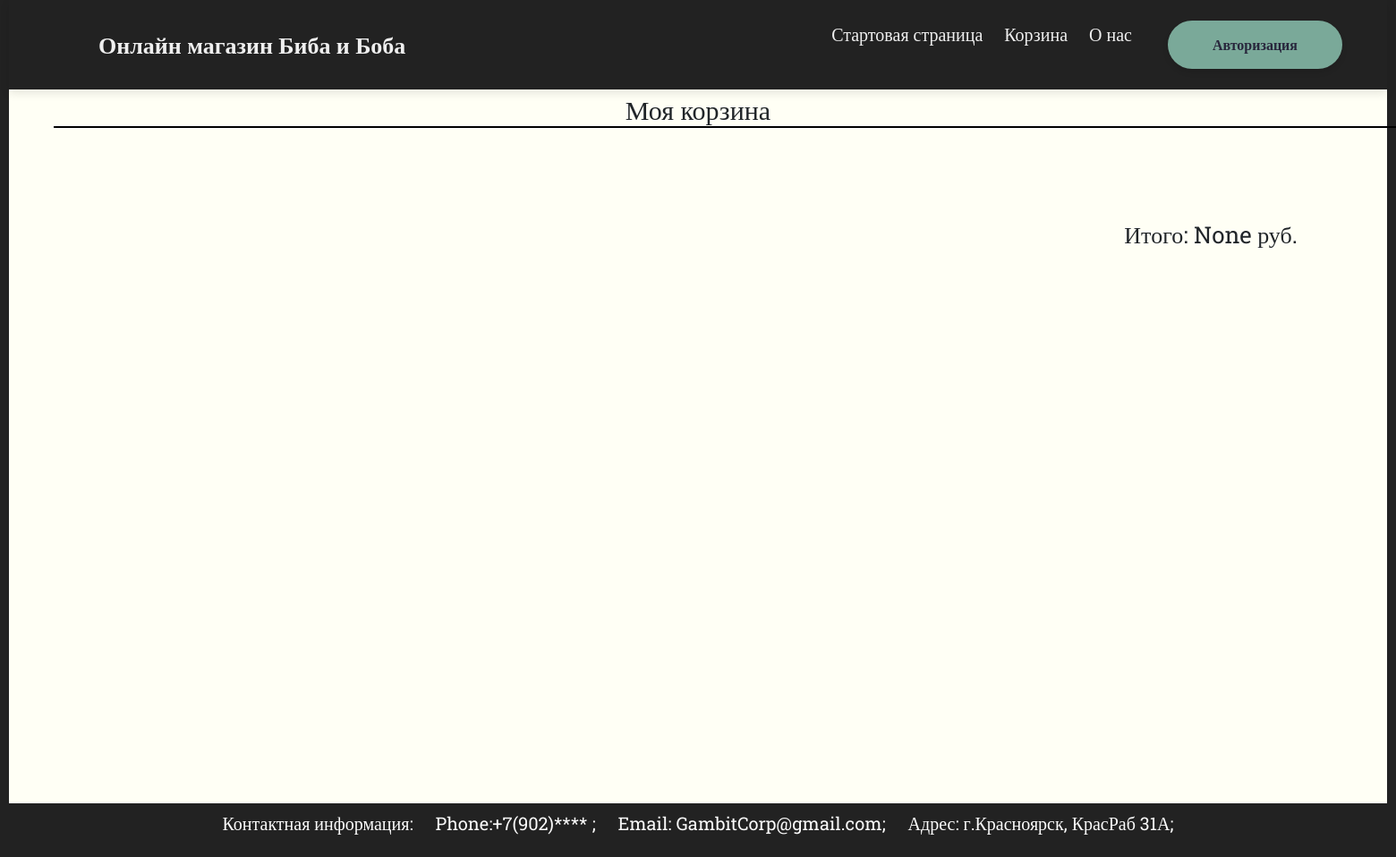
/Korz/, run on an earlier commit of the app's database.
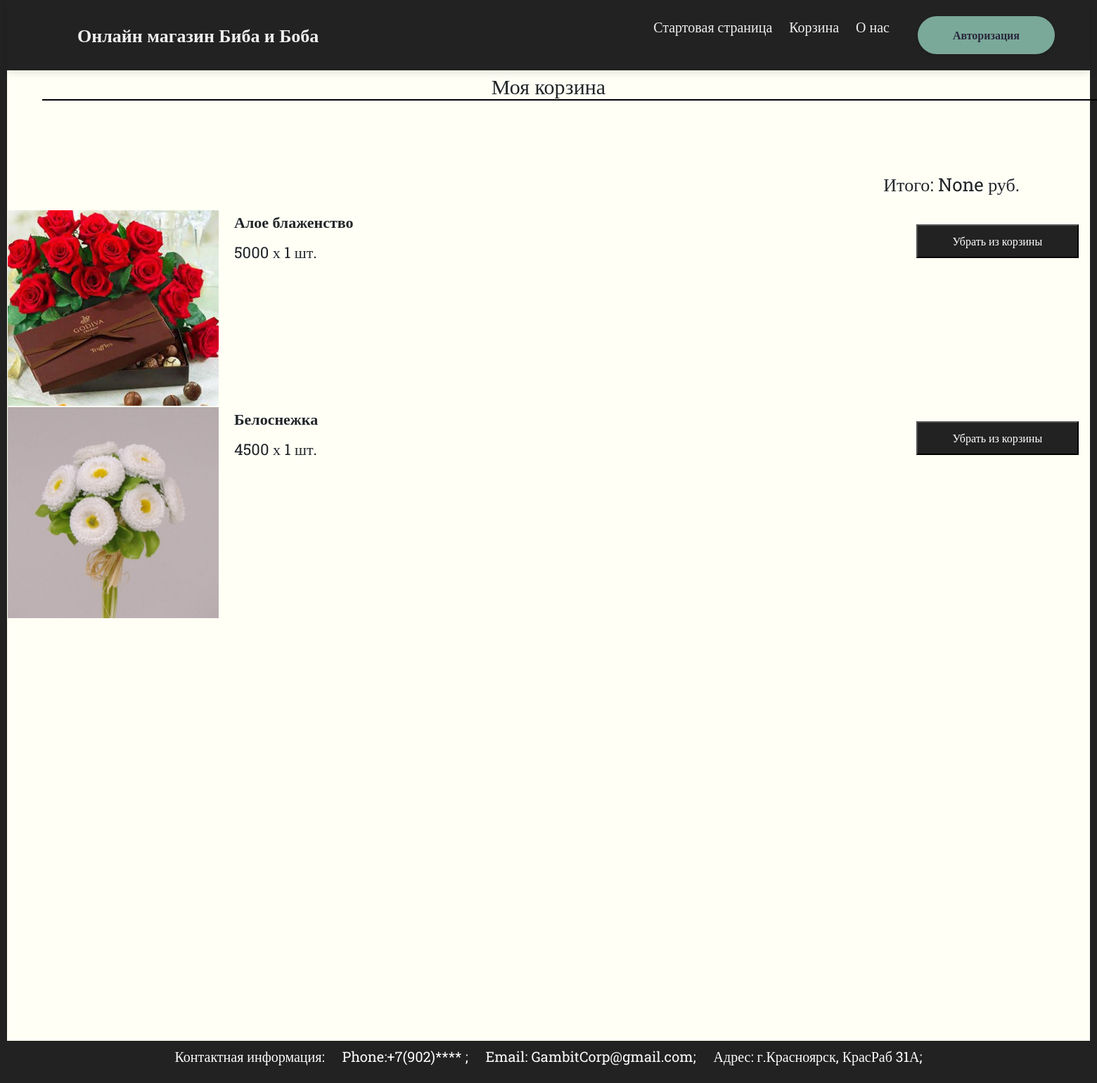
And on a later commit of the database.
### main/models.py (models this page shows, shortened)
class Order(models.Model):
    Order_User = models.ForeignKey(User, on_delete=models.CASCADE, blank=True, verbose_name="Заказчик",null=True)
    Order_Prod = models.ForeignKey('Product', on_delete=models.CASCADE, blank=True, verbose_name="Заказанный товар",null=True)
    Quantity = models.IntegerField('Количество', blank=True,null=True)
    Status = models.CharField('Статус', blank=True, max_length=50,null=True)
    class Meta:
        verbose_name = "Заказы"
        verbose_name_plural = "Заказы"
        ordering = ['Order_User']

class Product(models.Model):
    Tittle = models.CharField('Название товара', blank=True, max_length=100)
    Text = models.TextField('Текст товара', blank=True, max_length=1500)
    Photo = models.ImageField('Фотография товара', blank=True, upload_to="photo/%Y/%m/%d/")
    Price = models.IntegerField('Цена товара', blank=True,)
    Cat = models.ForeignKey('Category', on_delete=models.CASCADE, blank=True, verbose_name="Категория товара")
    SubCat = models.ForeignKey('SubCategory', on_delete=models.CASCADE, blank=True, verbose_name="Подкатегория товара")
    class Meta:
        verbose_name = "Товары"
        verbose_name_plural = "Товары"
        ordering = ['Tittle','SubCat','Price']

### main/views.py (the view)
# urls.py: path('Korz/', KorzView.as_view(), name='korz'),
class KorzView(ListView):
    model = Order
    template_name = 'main/Korz.html'
    def get(self, request):
        orders = Order.objects.all()
        products = Product.objects.all()
        totalprice = list(Order.objects.filter(Order_User=request.user.id).aggregate(Sum('Order_Prod__Price')).values())[0]
        context = {
            'ord': orders,
            'prod': products,
            'tp': totalprice,
        }
        return render(request, 'main/Korz.html', context)

### main/templates/main/Korz.html (shortened to what this page needs)
{% load static %}
<!DOCTYPE html>
<html lang="ru">
<head>
    <link rel="stylesheet" href="libs/bootstrap-reboot.min.css">
    <link rel="stylesheet" href="libs/bootstrap-grid.min.css">
    <link rel="stylesheet" href="{% static 'main/css/Korz.css' %}">
</head>
<body>
	<nav class="sh">
		 <div class="shapka">
                    <a href="{% url 'main' %}" class="brand">Онлайн магазин Биба и Боба</a>
                    <div class="wrap">
                        <ul class="menu">
                            <li><a href="{% url 'start' %}">Стартовая страница</a></li>
                            <li><a href="{% url 'korz' %}">Корзина</a></li>
                            <li><a href="{% url 'about' %}">О нас</a></li>
                        </ul>
                        {% if request.user.is_authenticated %}
                        <a href="{% url 'prof' %}" class="profile">Профиль</a>
                        {% else %}
                        <a href="{% url 'auth' %}" class="profile">Авторизация</a>
                            {% endif %}
                    </div>
                </div>
	</nav>
	<p style="font-size: 30px; border-bottom: 5px; text-align: center;">Моя корзина</p>
	<hr align="center" style="border: 1px solid black; width: 1700px; margin: -20px 0 15px 50px">
	<div>
		<p style="font-size: 26px; text-align: right; margin-right: 100px; margin-top: 100px;">
			Итого:
			{{tp}}
			руб.
		</p>
	</div>
	<table align="center">
		{% for c in ord %}
		<tr>
			<td>
				<img src='{{ c.Order_Prod.Photo.url }}' width="300px">
			</td>
			<td width="800px">
				<div style="font-weight: bold; text-indent: 20px;">
					{{ c.Order_Prod.Tittle }}
				</div>
				<div style="text-indent: 20px; padding-top: 10px; padding-bottom: 10px;">
					{{ c.Order_Prod.Price }}
					х
					{{ c.Quantity }}
					шт.
				</div>
			</td>
			<td width="500px">
				<form id = "form-group" method="post" enctype="multipart/form-data">
					<input class="button-reg" type="submit" value="Убрать из корзины">
				</form>
			</td>
		</tr>
		{% endfor %}
	</table>
	<div class="podval" style="margin-top: 600px;">
        <p> Контактная информация: &emsp;Phone:+7(902)**** ; &emsp;Email: GambitCorp@gmail.com; &emsp;Адрес: г.Красноярск, КрасРаб 31А; </p>
    </div>
</body>
</html>

What changed in the data, as far as the page shows it:
added Order: Order_Prod.Photo (picture), Order_Prod.Tittle "Алое блаженство", Order_Prod.Price "5000", Quantity "1"
added Order: Order_Prod.Photo (picture), Order_Prod.Tittle "Белоснежка", Order_Prod.Price "4500", Quantity "1"
